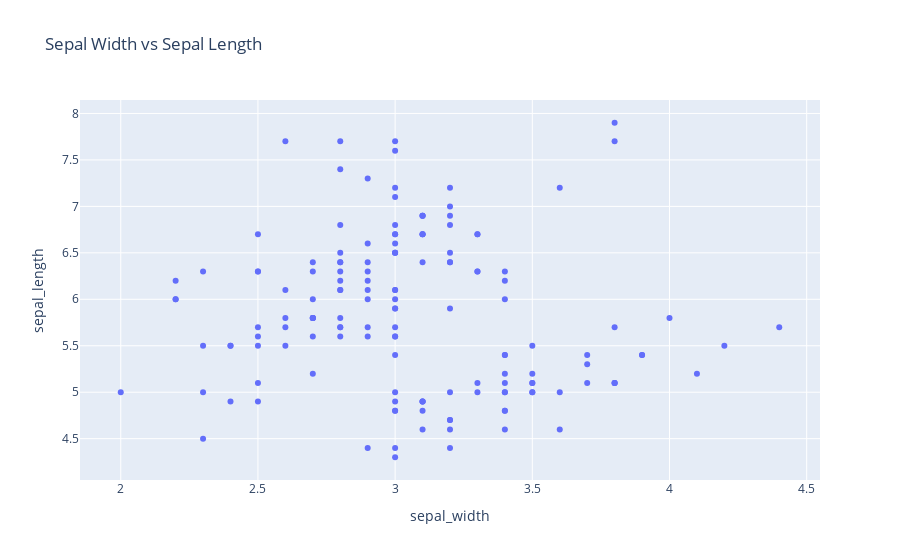

Notebook code cell kept with this figure:
### Markdown cell above
# Graphing with `graph_objects`

### Code cell
fig = go.Figure(data=go.Scatter(x=iris['sepal_width'],
                                y=iris['sepal_length'],
                                mode='markers'))

fig.update_layout(
    title='Sepal Width vs Sepal Length',
    xaxis_title='sepal_width',
    yaxis_title='sepal_length'
)

fig.show()

### Figure 1 — Plotly figure (JSON) as saved in the notebook; plotly's stock layout.template omitted (floating-point values rounded to 4 significant figures; data arrays with more than 128 entries replaced by an {"elided": "..."} marker saying what was removed)
{"data": [{"mode": "markers", "type": "scatter", "x": {"elided": "150 float values"}, "y": {"elided": "150 float values"}}], "layout": {"title": {"text": "Sepal Width vs Sepal Length"}, "xaxis": {"title": {"text": "sepal_width"}}, "yaxis": {"title": {"text": "sepal_length"}}}}
